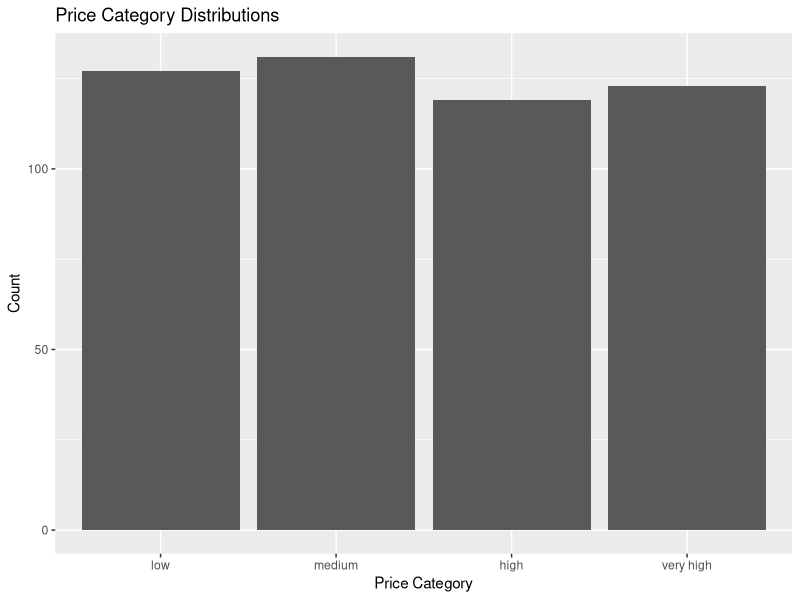
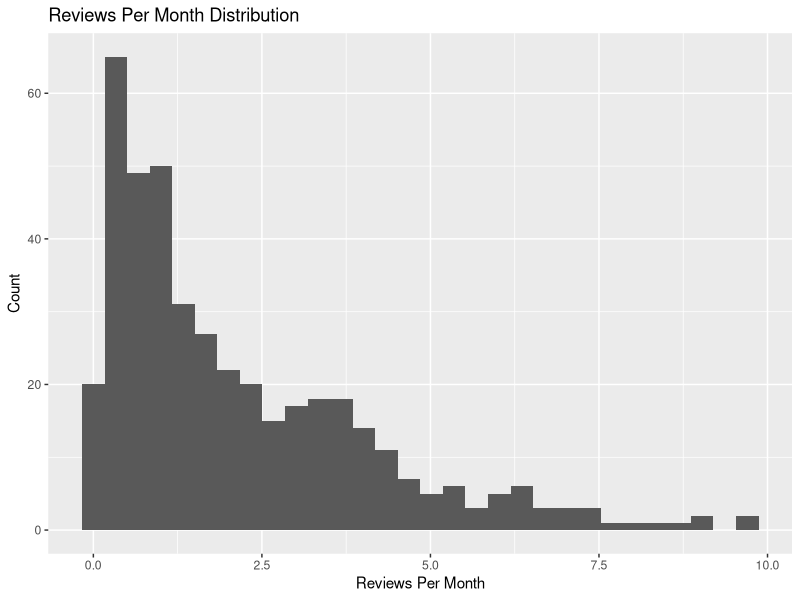
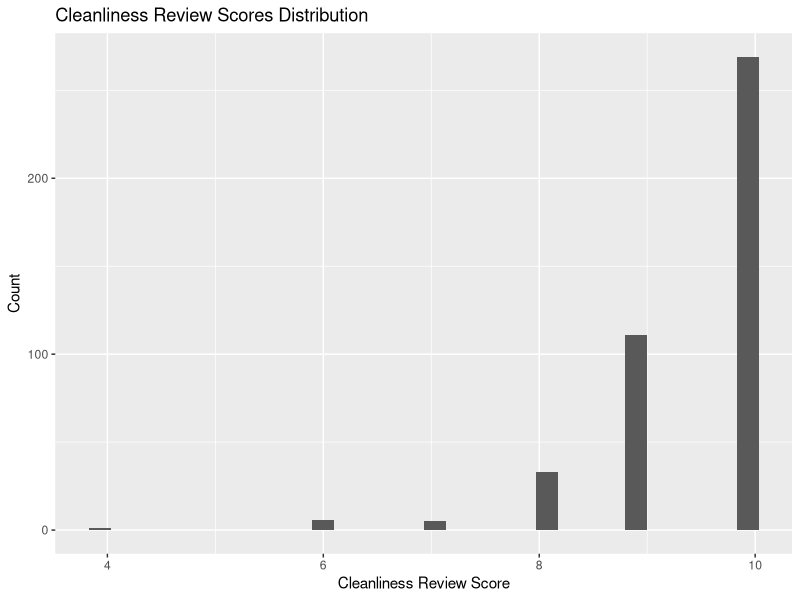
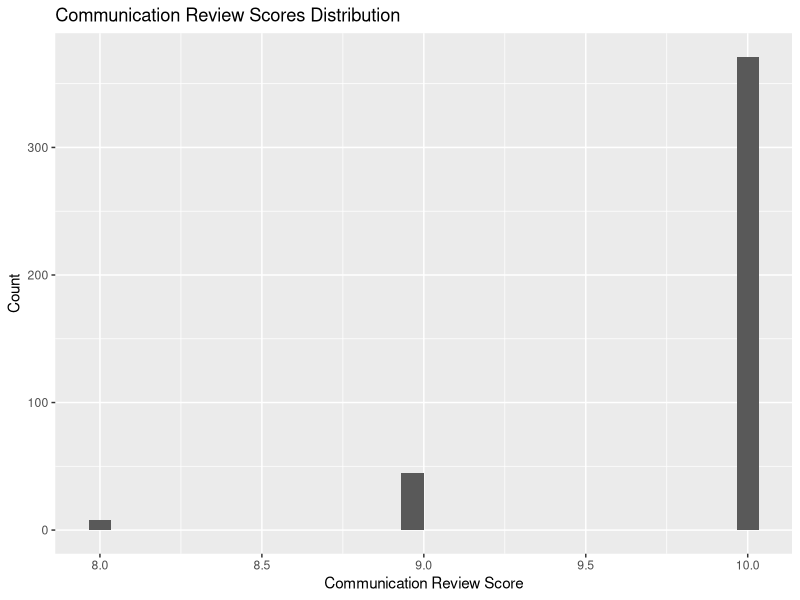
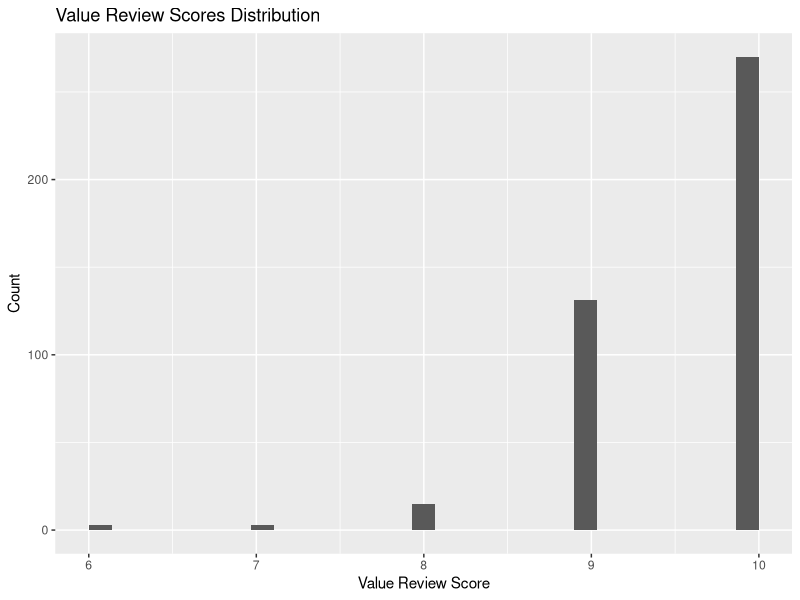
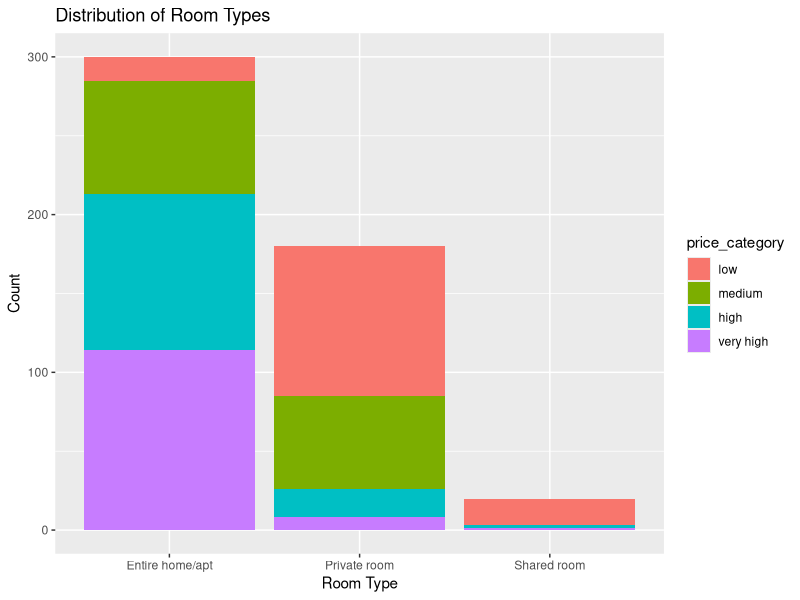
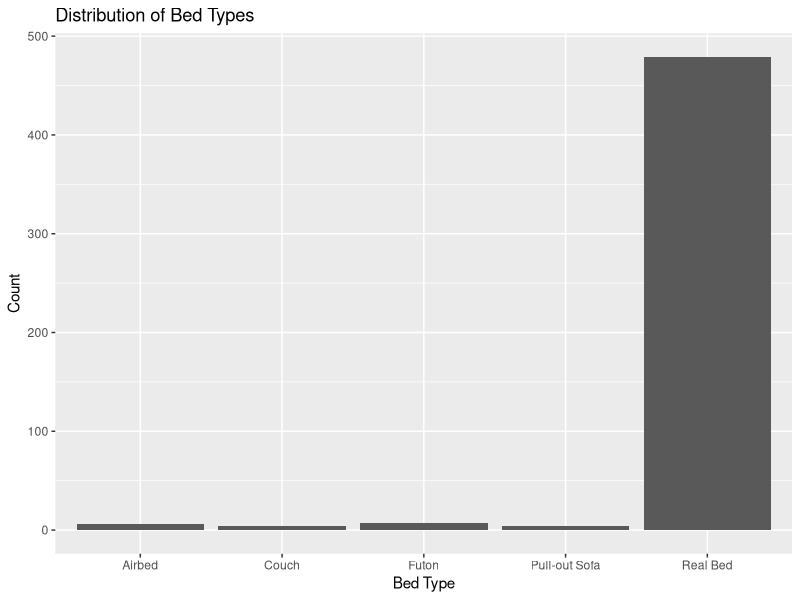
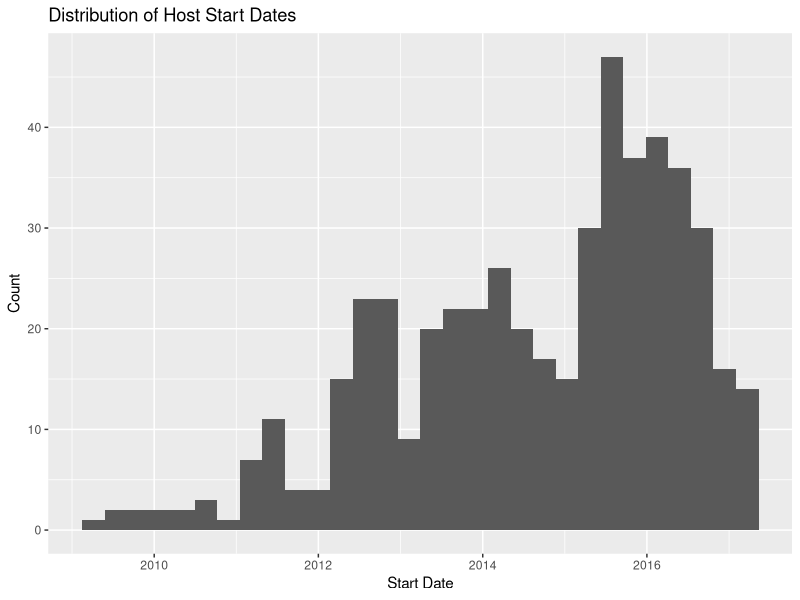

Here is the R script that generated these plots, in order:
## ---- chunk 1
knitr::opts_chunk$set(echo = TRUE)
## ---- chunk 2
library(dplyr)
library(tidyr)

airbnb = read.csv("airbnb.csv")
str(airbnb)
# Setting descriptions, URLS, to character types
airbnb_char = airbnb %>% mutate_at(c(2:12, 14, 18, 25), as.character)

# Set numerics where they're needed
library(stringr)
airbnb_char$host_response_rate = as.numeric(str_remove(airbnb_char$host_response_rate, "%"))
# all others should be properly formatted

# Set boolean columns
airbnb_char = airbnb_char %>% mutate_at(c(20, 23, 24, 29, 52, 55:62), as.character) # R won't reassign unless column is of character type
airbnb_char[airbnb_char=="f"] = "false" # true and false are parseable by as.logical
airbnb_char[airbnb_char=="No"] = "false"
airbnb_char[airbnb_char=="t"] = "true"
airbnb_char[airbnb_char=="Yes"] = "false"
airbnb_clean = airbnb_char %>% mutate_at(c(20, 23, 24, 29, 52, 55:62), as.logical)
# boolean values are set to be TRUE and FALSE

# Set missing values to NA
airbnb_clean[airbnb_clean==""] = NA # Note: this should work for both character and factor variables

# Setting dates to date types
airbnb_clean$host_since = as.Date(airbnb_clean$host_since, format="%m/%d/%Y")
# this is done last because it breaks slicing
## ---- chunk 3
library(ggplot2)
## ---- chunk 4
# While there are many libraries for this, we can easily whip up a quick summary statistics function
summary_stats = function(variable) {
  cat("Total Count: ", length(variable), "\n")
  cat("N: ", sum(!is.na(variable)), "\n")
  cat("Minimum: ", min(variable, na.rm = TRUE), "\n")
  cat("Maximum: ", max(variable, na.rm = TRUE), "\n")
  cat("Mean: ", mean(variable, na.rm = TRUE), "\n")
  cat("Standard Deviation: ", sd(variable, na.rm = TRUE), "\n")
  cat("Median: ", median(variable, na.rm = TRUE), "\n")
  cat("Quantiles:", "\n")
  print(quantile(as.numeric(variable), c(0, 0.25, 0.5, 0.75, 1), na.rm = TRUE))
  cat("IQR: ", IQR(variable, na.rm = TRUE), "\n")
}
## ---- chunk 5
summary_stats(airbnb_clean$host_response_rate)
## ---- chunk 6
summary_stats(airbnb_clean$accommodates)
## ---- chunk 7
summary_stats(airbnb_clean$price)
## ---- chunk 8
low = quantile(airbnb_clean$price)[2]
medium = quantile(airbnb_clean$price)[3]
high = quantile(airbnb_clean$price)[4]

price_category = vector(length = length(airbnb_clean$price))
lowcheck = sum(airbnb_clean$price <= low)
price_category[airbnb_clean$price <= low] = "low"
print(lowcheck == sum(price_category == "low"))

medcheck = sum(airbnb_clean$price > low & airbnb_clean$price <= medium)
price_category[airbnb_clean$price > low & airbnb_clean$price <= medium] = "medium"
print(medcheck == sum(price_category == "medium"))

hicheck = sum(airbnb_clean$price > medium & airbnb_clean$price <= high)
price_category[airbnb_clean$price > medium & airbnb_clean$price <= high] = "high"
print(hicheck == sum(price_category == "high"))

vcheck = sum(airbnb_clean$price > high)
price_category[airbnb_clean$price > high] = "very high"
print(vcheck == sum(price_category == "very high"))

# All checks seem right, let's see if our distribution checks out:
airbnb_clean$price_category = factor(price_category, levels = c("low", "medium", "high", "very high"))
ggplot(airbnb_clean, aes(price_category)) + geom_bar() + labs(x = "Price Category", y = "Count", title = "Price Category Distributions")
# Looks reasonably even.
## ---- chunk 9
summary_stats(airbnb_clean$maximum_nights)
## ---- chunk 10
summary_stats(airbnb_clean$reviews_per_month)
## ---- chunk 11
ggplot(airbnb_clean, aes(reviews_per_month)) + geom_histogram() + labs(x = "Reviews Per Month", y = "Count", title = "Reviews Per Month Distribution")
## ---- chunk 12
summary_stats(airbnb_clean$review_scores_cleanliness)
## ---- chunk 13
summary_stats(airbnb_clean$review_scores_communication)
## ---- chunk 14
summary_stats(airbnb_clean$review_scores_value)
## ---- chunk 15
ggplot(airbnb_clean, aes(review_scores_cleanliness)) + geom_histogram() + labs(x = "Cleanliness Review Score", y = "Count", title = "Cleanliness Review Scores Distribution")
ggplot(airbnb_clean, aes(review_scores_communication)) + geom_histogram() + labs(x = "Communication Review Score", y = "Count", title = "Communication Review Scores Distribution")
ggplot(airbnb_clean, aes(review_scores_value)) + geom_histogram() + labs(x = "Value Review Score", y = "Count", title = "Value Review Scores Distribution")
## ---- chunk 16
# Let's look at some counts for factors to gauge their plottability
# Unique host names:
length(unique(airbnb_clean$host_name))
# Unique host locations:
length(unique(airbnb_clean$host_location))
# Unique host neighborhoods:
length(unique(airbnb_clean$host_neighbourhood))
# Unique listing neighborhoods:
length(unique(airbnb_clean$neighbourhood))
# Unique room types:
length(unique(airbnb_clean$room_type))
# Unique bed types:
length(unique(airbnb_clean$bed_type))
## ---- chunk 17
ggplot(airbnb_clean, aes(room_type, fill = price_category)) + geom_bar() + labs(x = "Room Type", y = "Count", title = "Distribution of Room Types")
## ---- chunk 18
ggplot(airbnb_clean, aes(bed_type)) + geom_bar() + labs(x = "Bed Type", y = "Count", title = "Distribution of Bed Types")
## ---- chunk 19
# How about distributions of host start times?
ggplot(airbnb_clean, aes(host_since)) + geom_histogram() + labs(x = "Start Date", y = "Count", title = "Distribution of Host Start Dates")
## ---- chunk 20
# A count of unique host id's will tell us how many hosts we have
print(length(unique(airbnb_clean$host_id)))
# Out of curiosity, does this match the unique host names?
print(length(unique(airbnb_clean$host_name)))
## ---- chunk 21
repeat_names = (sort(table(airbnb_clean$host_name), decreasing = TRUE))
repeat_names[repeat_names > 1]
## ---- chunk 22
# First, we make a total rating by adding the three rating types
airbnb_clean = airbnb_clean %>% mutate(review_scores_total = (review_scores_communication + review_scores_cleanliness + review_scores_value))
avg_score_by_name = airbnb_clean %>% group_by(host_name) %>% summarize(avg = mean(review_scores_total))
avg_score_by_name = na.omit(avg_score_by_name)
avg_score_by_name = avg_score_by_name %>% arrange(desc(avg))
head(avg_score_by_name, 15)
## ---- chunk 23
tail(avg_score_by_name, 3)
## ---- chunk 24
sam = airbnb_clean %>% filter(review_scores_total == 18 & host_name == "Sam")
niki = airbnb_clean %>% filter(review_scores_total == 20 & host_name == "Niki")
wilson = airbnb_clean %>% filter(review_scores_total == 22 & host_name == "Wilson")
## ---- chunk 25
low_rated = rbind(sam, niki, wilson)
## ---- chunk 26
# Note: 49, 50, 51 are the review score columns, 15 is host name
low_rated[,c(15, 49:51)]
## ---- chunk 27
avg_scores_by_name = airbnb_clean %>% group_by(host_name) %>% summarize(avg_cl = mean(review_scores_cleanliness), avg_com = mean(review_scores_communication), avg_val = mean(review_scores_value) , avg_total = mean(review_scores_total))
avg_scores_by_name = na.omit(avg_scores_by_name)
## ---- chunk 28
summary_stats(avg_scores_by_name$avg_cl)
## ---- chunk 29
summary_stats(avg_scores_by_name$avg_com)
## ---- chunk 30
summary_stats(avg_scores_by_name$avg_val)
## ---- chunk 31
sum(na.omit(airbnb_clean$review_scores_cleanliness) == 4)
